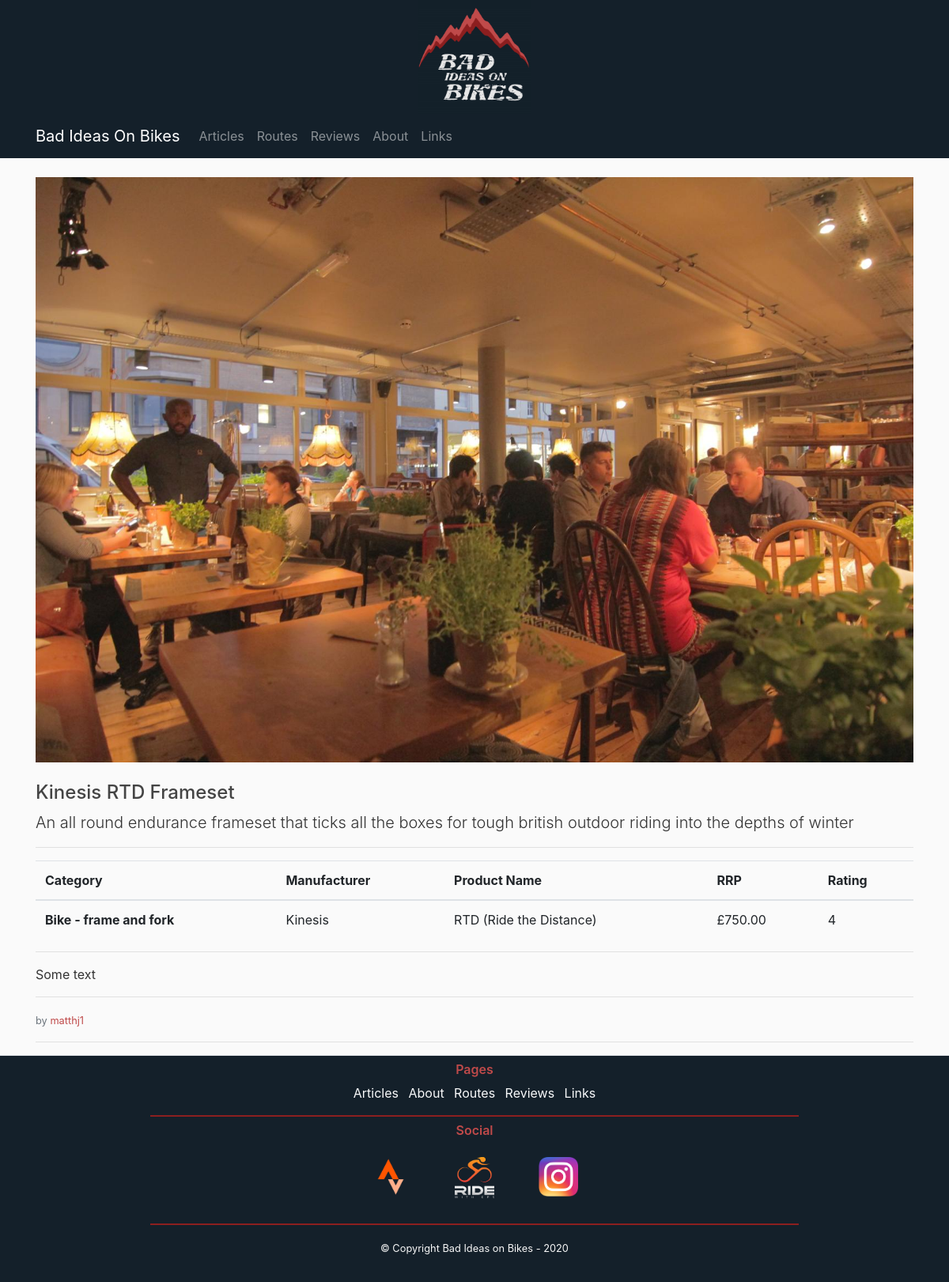
Screenshot of /post/2 with the database file from the repository.
### flaskbiob/models.py (models this page shows, shortened)
class Posts(db.Model):
    id = db.Column(db.Integer, primary_key=True)
    post_type = db.Column(db.String(7), nullable=False)
    title = db.Column(db.String(100), nullable=False)
    date = db.Column(db.DateTime, nullable=False, default=datetime.utcnow)
    leader = db.Column(db.Text, nullable=False)
    content = db.Column(db.Text, nullable=False)
    post_image = db.Column(db.String(100), nullable=False, default="default_post.jpg")
    user = db.Column(db.Integer, db.ForeignKey("users.id"), nullable=False)
    routes = db.relationship("Routes", backref="post_route", lazy="joined", uselist=False)
    reviews = db.relationship("Reviews", backref="post_review", lazy="joined", uselist=False)

class Reviews(db.Model):
    id = db.Column(db.Integer, primary_key=True)
    title = db.Column(db.String(100), nullable=False)
    category = db.Column(db.String(100), nullable=False)
    manufacturer = db.Column(db.String(100), nullable=False)
    product_name = db.Column(db.String(100), nullable=False)
    rating = db.Column(db.Integer, nullable=False)
    rrp = db.Column(db.Float, nullable=False)
    post = db.Column(db.Integer, db.ForeignKey("posts.id"), nullable=True)
    user = db.Column(db.Integer, db.ForeignKey("users.id"), nullable=False)

class Users(db.Model, UserMixin):
    id = db.Column(db.Integer, primary_key=True)
    username = db.Column(db.String(20), unique=True, nullable=False)
    email = db.Column(db.String(100), unique=True, nullable=False)
    image_file = db.Column(db.String(20), nullable=False, default="default.png")
    password = db.Column(db.String(60), nullable=False)
    posts = db.relationship("Posts", backref="author", lazy=True)
    routes = db.relationship("Routes", backref="author", lazy=True)
    reviews = db.relationship("Reviews", backref="author", lazy=True)

### flaskbiob/posts/routes.py (the view)
@posts.route("/post/<post_id>", methods=["GET", "POST"])
def postPage(post_id):
    post = Posts.query.get_or_404(post_id)
    if post.post_type == "Route":
        route = None
        encoded_title = None
        try:
            route = Routes.query.filter_by(post=post_id).first()
            encoded_title = urllib.parse.quote(route.title)
        except:
            print("No route found")
        return render_template("Post_Route.html", title=post.title, post=post, route=route,
                               encoded_title=encoded_title)
    else:
        review = None
        try:
            review = Reviews.query.filter_by(post=post_id).first()
        except:
            print("No review found")
        return render_template("Post_Review.html", title=post.title, post=post, review=review)

### flaskbiob/templates/Post_Review.html (shortened to what this page needs)
{% extends "BASE.html" %}
    {% block content %}
        <img src="{{ url_for('static', filename='post_pics/' + post.post_image) }}" class="img-fluid" alt="Responsive image">
                <div class="row pt-4">
                    <div class="col-md-12">
                        <h4>{{ post.title }}</h4>
                        <p class="lead">{{ post.leader }}</p>
                        <hr>
                        {% if review %}
                            <table class="table">
                                <thead>
                                    <tr>
                                        <th scope="col">Category</th>
                                        <th scope="col">Manufacturer</th>
                                        <th scope="col">Product Name</th>
                                        <th scope="col">RRP</th>
                                        <th scope="col">Rating</th>
                                    </tr>
                                </thead>
                                <tbody>
                                    <tr>
                                        <th scope="row">{{ review.category }}</th>
                                        <td>{{ review.manufacturer }}</td>
                                        <td>{{ review.product_name }}</td>
                                        <td>£{{ "{:.2f}".format(review.rrp) }}</td>
                                        <td>{{ review.rating }}</td>
                                    </tr>
                                </tbody>
                            </table>
                        {% endif %}
                        <hr>
                        <p>{{ post.content | safe }}</p>
                        <hr>
                        <small class="text-muted">by <a href="{{ url_for('users.userpostPage', username=post.author.username) }}">{{ post.author.username }}</a></small>
                        <hr>
                    </div>
                </div>
    {% endblock content %}

### flaskbiob/static/main.css (style rules this page uses)
body { background: #fafafa; color: #333333; }
h1, h2, h3, h4, h5, h6 { color: #444444; }
a:link { color: #bf4a4a; }

### rows the page displays
Posts: post_image (picture), title "Kinesis RTD Frameset", leader "An all round endurance frameset that ticks all the boxes for tough british outdoor riding into the depths of winter", content "Some text"
Reviews: category "Bike - frame and fork", manufacturer "Kinesis", product_name "RTD (Ride the Distance)", rrp "750.00", rating "4"
Users: author.username "matthj1"
